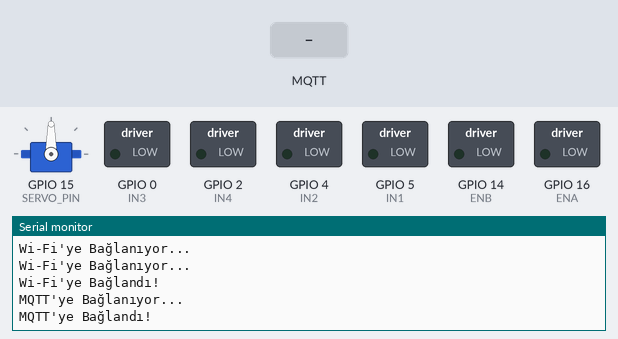
The sketch below on a simulated ESP8266 (NodeMCU). Parts: servo, switched loads named in the sketch (green lamp = pin HIGH), the last lines printed to the serial monitor. Inputs (shaded band) come from the test bench. WiFi joins after 1.5 s; servers stay silent unless stated; no MQTT or app messages arrive unless stated.

Above: at 2.7 s.
2.8 s: MQTT message "1" arrives on the first subscribed topic
At 3.4 s:
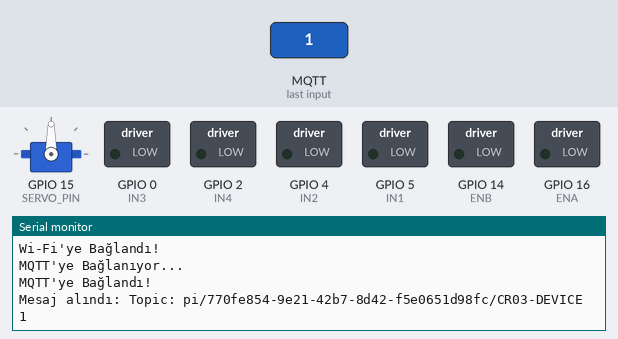
4.3 s: MQTT message "on" arrives on the first subscribed topic
At 5.8 s:
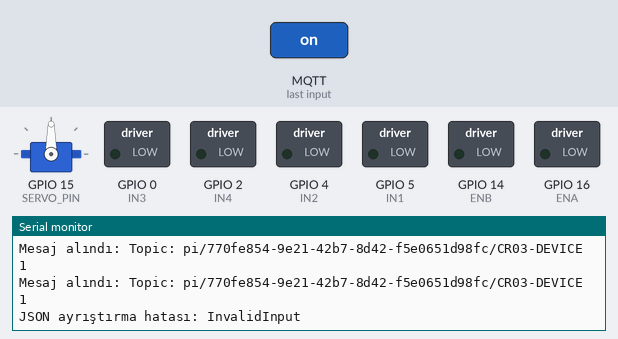

The sketch:

sagsolilerigeri.ino
```cpp
#include <Servo.h>
#include <ESP8266WiFi.h>
#include <PubSubClient.h>
#include <ArduinoJson.h>

// Wi-Fi bağlantı bilgileri
const char* ssid = "Redmi Note 9";
const char* password = "canatan25";

// MQTT sunucu bilgileri
const char* mqttServer = "mqtt.prodiot.com";
const int mqttPort = 1883;
const char* mqttUser = "Crea";
const char* mqttPassword = "Crea!12";

// Cihazlar için pin tanımlamaları (ESP8266 pinleri)
const int ENA = 16; // Motor sürücü kartında ENA (PWM) - GPIO16 (OUT1 ve OUT2 için)
const int IN1 = 5;  // Motor sürücü kartında IN1 - GPIO5 (OUT1 için)
const int IN2 = 4;  // Motor sürücü kartında IN2 - GPIO4 (OUT2 için)
const int IN3 = 0;  // OUT3 motor kontrolü için IN3 - GPIO0 (Motor 2 için)
const int IN4 = 2;  // OUT4 motor kontrolü için IN4 - GPIO2 (Motor 2 için)
const int ENB = 14; // Motor sürücü kartında ENB (PWM) - GPIO14 (OUT3 ve OUT4 için)
const int SERVO_PIN = 15; // Servo motor (GPIO15)

Servo myServo; // Servo nesnesi
int motorSpeed = 1023; // Motor hızı maksimum (1023)
int servoAngle = 90; // Servo motorun başlangıç açısı (90 derece)

WiFiClient espClient;
PubSubClient client(espClient);

void setup() {
    // Seri haberleşmeyi başlat
    Serial.begin(115200);

    // Motor pinlerini başlat
    pinMode(IN1, OUTPUT);
    pinMode(IN2, OUTPUT);
    pinMode(ENA, OUTPUT);
    pinMode(IN3, OUTPUT);
    pinMode(IN4, OUTPUT);
    pinMode(ENB, OUTPUT); // ENB pinini de çıkış olarak ayarla

    // Servo motoru başlat
    myServo.attach(SERVO_PIN);
    myServo.write(servoAngle);  // Servo motoru başlangıç pozisyonuna ayarla (90 derece)

    // Wi-Fi'ye bağlan
    WiFi.begin(ssid, password);
    while (WiFi.status() != WL_CONNECTED) {
        delay(500);
        Serial.println("Wi-Fi'ye Bağlanıyor...");
    }
    Serial.println("Wi-Fi'ye Bağlandı!");

    // MQTT sunucusuna bağlan
    client.setServer(mqttServer, mqttPort);
    client.setCallback(callback);
    while (!client.connected()) {
        Serial.println("MQTT'ye Bağlanıyor...");
        if (client.connect("ESP8266Client", mqttUser, mqttPassword)) {
            Serial.println("MQTT'ye Bağlandı!");
            // MQTT konusuna abone ol
            client.subscribe("pi/770fe854-9e21-42b7-8d42-f5e0651d98fc/CR03-DEVICE1");
        } else {
            Serial.print("Bağlanamadı, Hata Kodu: ");
            Serial.println(client.state());
            delay(2000);
        }
    }
}

void loop() {
    client.loop(); // MQTT bağlantısını canlı tut
}

void callback(char* topic, byte* payload, unsigned int length) {
    Serial.print("Mesaj alındı: ");
    Serial.print("Topic: ");
    Serial.println(topic);

    // Gelen veriyi işleyelim
    StaticJsonDocument<200> doc;
    DeserializationError error = deserializeJson(doc, payload, length);

    if (error) {
        Serial.print("JSON ayrıştırma hatası: ");
        Serial.println(error.c_str());
        return;
    }

    // Gelen mesajın kontrolü
    if (doc.containsKey("goforward")) {
        int goForward = doc["goforward"].as<int>();
        if (goForward == 1) {
            // İki DC motoru ileri sür
            digitalWrite(IN1, HIGH);
            digitalWrite(IN2, LOW);
            digitalWrite(IN3, HIGH);
            digitalWrite(IN4, LOW);
            analogWrite(ENA, motorSpeed); // OUT1 ve OUT2 motor hızı
            analogWrite(ENB, motorSpeed); // OUT3 ve OUT4 motor hızı
            Serial.println("Motorlar ileri gidiyor.");
        }
    }

    if (doc.containsKey("goback")) {
        int goBack = doc["goback"].as<int>();
        if (goBack == 1) {
            // İki DC motoru geri sür
            digitalWrite(IN1, LOW);
            digitalWrite(IN2, HIGH);
            digitalWrite(IN3, LOW);
            digitalWrite(IN4, HIGH);
            analogWrite(ENA, motorSpeed); // OUT1 ve OUT2 motor hızı
            analogWrite(ENB, motorSpeed); // OUT3 ve OUT4 motor hızı
            Serial.println("Motorlar geri gidiyor.");
        }
    }

    if (doc.containsKey("steerright")) {
        int steerRight = doc["steerright"].as<int>();
        if (steerRight == 1) {
            // Servo motoru sağa 90 derece döndür
            servoAngle = 180; // Sağ maksimum 180 derece
            myServo.write(servoAngle);
            Serial.println("Servo motor sağa 90 derece döndü.");
        }
    }

    if (doc.containsKey("steerleft")) {
        int steerLeft = doc["steerleft"].as<int>();
        if (steerLeft == 1) {
            // Servo motoru sola 90 derece döndür
            servoAngle = 0; // Sol maksimum 0 derece
            myServo.write(servoAngle);
            Serial.println("Servo motor sola 90 derece döndü.");
        }
    }
}
```

Measured:
- after the input at 2.8 s, the serial monitor: prints a new line at once (image 1)
- after the input at 4.3 s, the serial monitor: prints a new line at once (image 2)
